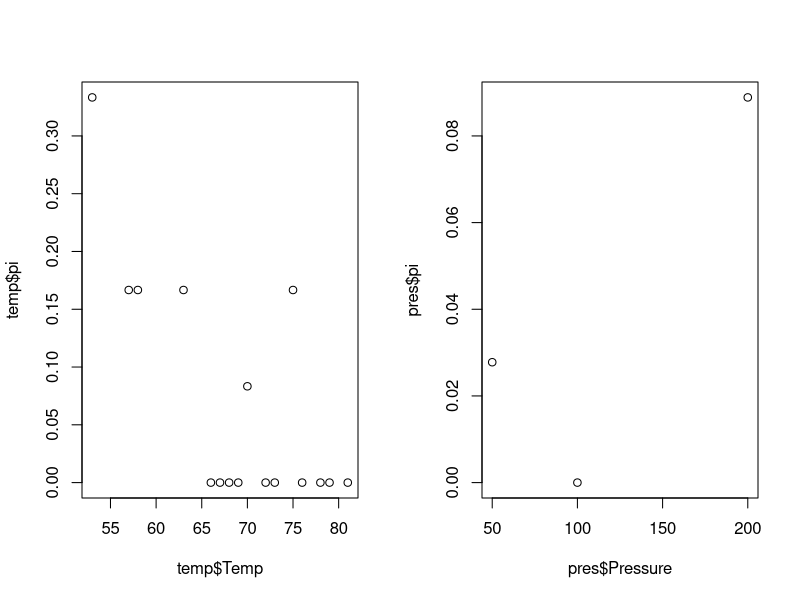

Generate this figure with R:
## ---- chunk 1
knitr::opts_chunk$set(echo = TRUE)
## ---- chunk 2
library(data.table)
dt = as.data.table(read.csv('challenger.csv', header = TRUE, sep = ','))
head(dt)

temp = dt[, .(pi = sum(O.ring) / sum(Number)), by = Temp]
pres = dt[, .(pi = sum(O.ring) / sum(Number)), by = Pressure]
# plots
par(mfrow = c(1,2))
plot(x = temp$Temp, y = temp$pi)
plot(x = pres$Pressure, y = pres$pi)
